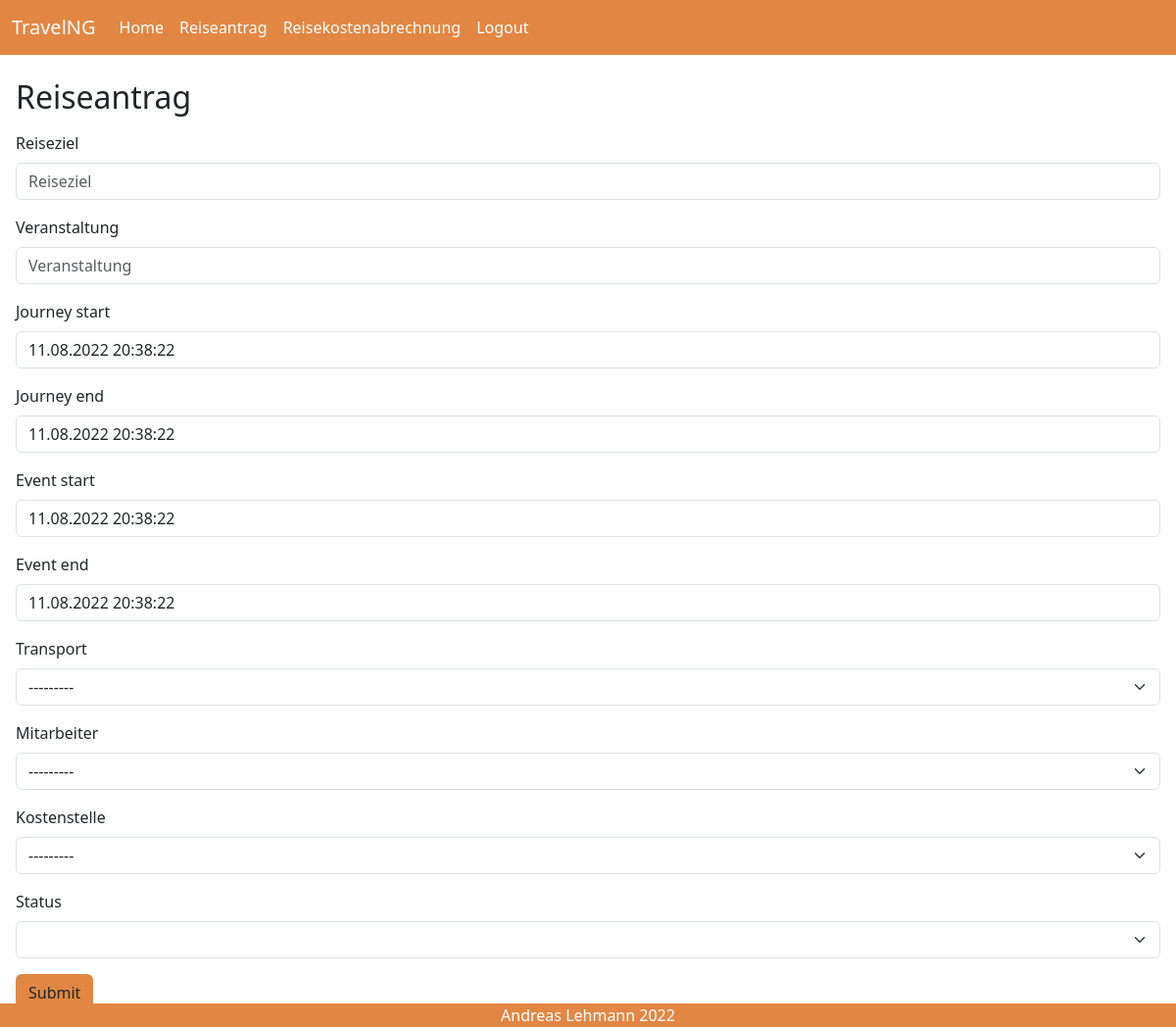
The app's page /newRequest/, older data.
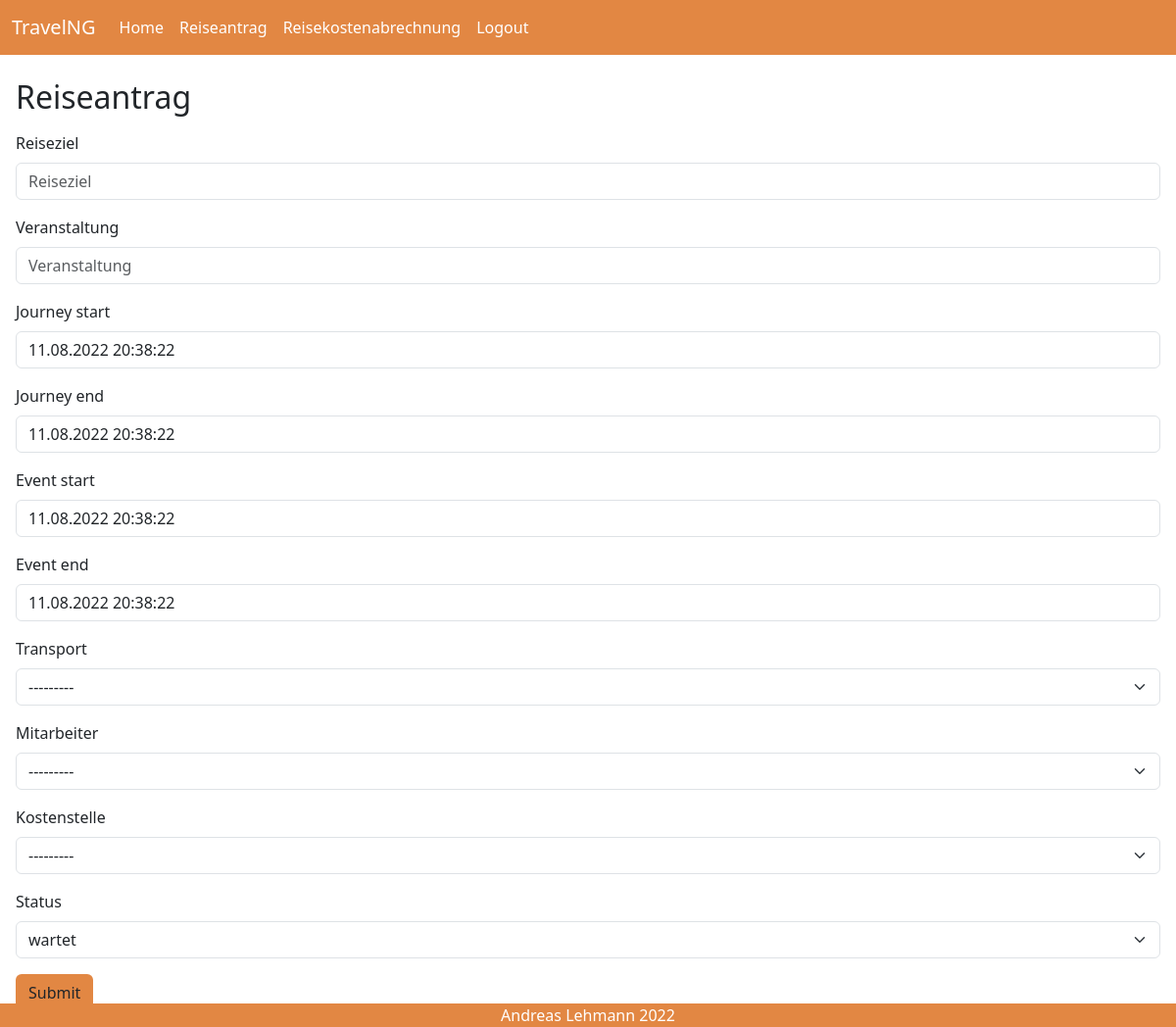
The same page, newer data.
### request/models.py (models this page shows)
class TravelRequestStatus(models.Model):
    status = models.CharField(max_length=30)
    def __str__(self):
        return f'{self.status}'

### request/views.py (the view)
# urls.py: path('newRequest/', new_travel_request, name="newTravelRequest"),
def new_travel_request(request):
    travel_request = TravelRequest()
    if request.method == 'POST':
        form = RequestForm(request.POST, instance=travel_request)
        if form.is_valid():
            form.save()
            return HttpResponseRedirect(reverse('home'))
        else:
            pass
    else:
        form = RequestForm(instance=travel_request)
    return render(request, 'request/travelRequest.html', {'page_title': 'Reiseantrag', 'form': form})

### request/forms.py
class RequestForm(ModelForm):
    class Meta:
        model = TravelRequest
        labels = {
            'destination': 'Reiseziel',
            'event': 'Veranstaltung',
            'cost_center': 'Kostenstelle',
            'employee': 'Mitarbeiter'
        }
        fields = '__all__'

### request/models.py (called while the page is built)
    def __str__(self):
        return f'{self.surname} {self.name}'

    def __str__(self):
        return f'{self.department}'

    def __str__(self):
        return f'{self.vehicle}'

### templates/request/travelRequest.html (shortened to what this page needs)
{% extends 'request/base.html' %}
{% load bootstrap5 %}
{% block content %}
    <div class="m-3">
        <form action="" enctype="multipart/form-data" method="post" class="form-horizontal">
            {% bootstrap_form form layout='horizontal' %}
            <button type="submit" class="btn" style="background-color: #e28743;">Submit</button>
        </form>
    </div>
{% endblock %}

Row changes from the older to the newer data that the page shows:
added TravelRequestStatus: status "wartet"
